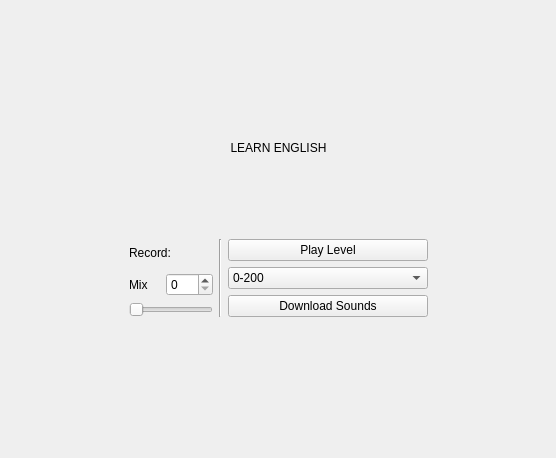
<?xml version="1.0" encoding="UTF-8"?>
<ui version="4.0">
 <class>Form</class>
 <widget class="QWidget" name="Form">
  <property name="enabled">
   <bool>true</bool>
  </property>
  <property name="geometry">
   <rect>
    <x>0</x>
    <y>0</y>
    <width>556</width>
    <height>458</height>
   </rect>
  </property>
  <property name="windowTitle">
   <string>Learn English</string>
  </property>
  <property name="autoFillBackground">
   <bool>false</bool>
  </property>
  <property name="styleSheet">
   <string notr="true"/>
  </property>
  <layout class="QGridLayout" name="gridLayout_3">
   <item row="1" column="0">
    <spacer name="horizontalSpacer_2">
     <property name="orientation">
      <enum>Qt::Horizontal</enum>
     </property>
     <property name="sizeHint" stdset="0">
      <size>
       <width>40</width>
       <height>20</height>
      </size>
     </property>
    </spacer>
   </item>
   <item row="1" column="4">
    <spacer name="horizontalSpacer">
     <property name="orientation">
      <enum>Qt::Horizontal</enum>
     </property>
     <property name="sizeHint" stdset="0">
      <size>
       <width>40</width>
       <height>20</height>
      </size>
     </property>
    </spacer>
   </item>
   <item row="4" column="1">
    <spacer name="verticalSpacer_2">
     <property name="orientation">
      <enum>Qt::Vertical</enum>
     </property>
     <property name="sizeHint" stdset="0">
      <size>
       <width>20</width>
       <height>40</height>
      </size>
     </property>
    </spacer>
   </item>
   <item row="1" column="1">
    <widget class="QStackedWidget" name="stackedWidget">
     <property name="currentIndex">
      <number>0</number>
     </property>
     <widget class="QWidget" name="menu">
      <layout class="QGridLayout" name="gridLayout">
       <item row="1" column="0">
        <spacer name="verticalSpacer">
         <property name="orientation">
          <enum>Qt::Vertical</enum>
         </property>
         <property name="sizeHint" stdset="0">
          <size>
           <width>20</width>
           <height>40</height>
          </size>
         </property>
        </spacer>
       </item>
       <item row="0" column="0" colspan="3">
        <widget class="QLabel" name="label">
         <property name="styleSheet">
          <string notr="true">font: 30pt &quot;Impact&quot;;
</string>
         </property>
         <property name="text">
          <string>LEARN ENGLISH</string>
         </property>
         <property name="alignment">
          <set>Qt::AlignCenter</set>
         </property>
        </widget>
       </item>
       <item row="2" column="0">
        <layout class="QVBoxLayout" name="verticalLayout">
         <item>
          <widget class="QLabel" name="label_4">
           <property name="text">
            <string>Record:</string>
           </property>
          </widget>
         </item>
         <item>
          <layout class="QHBoxLayout" name="horizontalLayout">
           <item>
            <widget class="QLabel" name="label_3">
             <property name="text">
              <string>Mix</string>
             </property>
            </widget>
           </item>
           <item>
            <widget class="QSpinBox" name="spinBox">
             <property name="maximum">
              <number>200</number>
             </property>
            </widget>
           </item>
          </layout>
         </item>
         <item>
          <widget class="QSlider" name="horizontalSlider">
           <property name="maximum">
            <number>200</number>
           </property>
           <property name="orientation">
            <enum>Qt::Horizontal</enum>
           </property>
          </widget>
         </item>
        </layout>
       </item>
       <item row="2" column="2">
        <layout class="QVBoxLayout" name="verticalLayout_2">
         <item>
          <widget class="QPushButton" name="pushButton_2">
           <property name="sizePolicy">
            <sizepolicy hsizetype="Minimum" vsizetype="Fixed">
             <horstretch>0</horstretch>
             <verstretch>0</verstretch>
            </sizepolicy>
           </property>
           <property name="minimumSize">
            <size>
             <width>200</width>
             <height>0</height>
            </size>
           </property>
           <property name="text">
            <string>Play Level</string>
           </property>
          </widget>
         </item>
         <item>
          <widget class="QComboBox" name="comboBox">
           <property name="sizePolicy">
            <sizepolicy hsizetype="Preferred" vsizetype="Fixed">
             <horstretch>0</horstretch>
             <verstretch>0</verstretch>
            </sizepolicy>
           </property>
           <item>
            <property name="text">
             <string>0-200</string>
            </property>
           </item>
          </widget>
         </item>
         <item>
          <widget class="QPushButton" name="pushButton">
           <property name="text">
            <string>Download Sounds</string>
           </property>
          </widget>
         </item>
        </layout>
       </item>
       <item row="2" column="1">
        <widget class="Line" name="line">
         <property name="orientation">
          <enum>Qt::Vertical</enum>
         </property>
        </widget>
       </item>
      </layout>
     </widget>
     <widget class="QWidget" name="scene">
      <layout class="QGridLayout" name="gridLayout_2">
       <item row="2" column="0">
        <widget class="QLabel" name="soru">
         <property name="text">
          <string>TextLabel</string>
         </property>
         <property name="scaledContents">
          <bool>false</bool>
         </property>
         <property name="alignment">
          <set>Qt::AlignCenter</set>
         </property>
         <property name="wordWrap">
          <bool>true</bool>
         </property>
        </widget>
       </item>
       <item row="1" column="0">
        <spacer name="verticalSpacer_4">
         <property name="orientation">
          <enum>Qt::Vertical</enum>
         </property>
         <property name="sizeHint" stdset="0">
          <size>
           <width>20</width>
           <height>40</height>
          </size>
         </property>
        </spacer>
       </item>
       <item row="5" column="0">
        <layout class="QHBoxLayout" name="horizontalLayout_2">
         <item>
          <layout class="QVBoxLayout" name="verticalLayout_3">
           <item>
            <widget class="QPushButton" name="pushButton_5">
             <property name="text">
              <string>sound</string>
             </property>
            </widget>
           </item>
           <item>
            <widget class="QCheckBox" name="checkBox">
             <property name="text">
              <string>auto</string>
             </property>
            </widget>
           </item>
          </layout>
         </item>
         <item>
          <widget class="QLineEdit" name="lineEdit"/>
         </item>
         <item>
          <widget class="QPushButton" name="pushButton_4">
           <property name="text">
            <string>michrophone</string>
           </property>
          </widget>
         </item>
        </layout>
       </item>
       <item row="0" column="0">
        <layout class="QHBoxLayout" name="horizontalLayout_3">
         <item>
          <widget class="QPushButton" name="pushButton_3">
           <property name="text">
            <string>menu</string>
           </property>
          </widget>
         </item>
         <item>
          <widget class="QPushButton" name="pushButton_6">
           <property name="text">
            <string>answer</string>
           </property>
          </widget>
         </item>
         <item>
          <spacer name="horizontalSpacer_3">
           <property name="orientation">
            <enum>Qt::Horizontal</enum>
           </property>
           <property name="sizeHint" stdset="0">
            <size>
             <width>40</width>
             <height>20</height>
            </size>
           </property>
          </spacer>
         </item>
         <item>
          <widget class="QLabel" name="label_2">
           <property name="text">
            <string>00/00</string>
           </property>
           <property name="alignment">
            <set>Qt::AlignCenter</set>
           </property>
          </widget>
         </item>
        </layout>
       </item>
       <item row="3" column="0">
        <spacer name="verticalSpacer_5">
         <property name="orientation">
          <enum>Qt::Vertical</enum>
         </property>
         <property name="sizeHint" stdset="0">
          <size>
           <width>20</width>
           <height>40</height>
          </size>
         </property>
        </spacer>
       </item>
      </layout>
     </widget>
    </widget>
   </item>
   <item row="0" column="1">
    <spacer name="verticalSpacer_3">
     <property name="orientation">
      <enum>Qt::Vertical</enum>
     </property>
     <property name="sizeHint" stdset="0">
      <size>
       <width>20</width>
       <height>40</height>
      </size>
     </property>
    </spacer>
   </item>
  </layout>
 </widget>
 <resources/>
 <connections>
  <connection>
   <sender>horizontalSlider</sender>
   <signal>valueChanged(int)</signal>
   <receiver>spinBox</receiver>
   <slot>setValue(int)</slot>
   <hints>
    <hint type="sourcelabel">
     <x>187</x>
     <y>312</y>
    </hint>
    <hint type="destinationlabel">
     <x>192</x>
     <y>285</y>
    </hint>
   </hints>
  </connection>
  <connection>
   <sender>spinBox</sender>
   <signal>valueChanged(int)</signal>
   <receiver>horizontalSlider</receiver>
   <slot>setValue(int)</slot>
   <hints>
    <hint type="sourcelabel">
     <x>205</x>
     <y>285</y>
    </hint>
    <hint type="destinationlabel">
     <x>207</x>
     <y>315</y>
    </hint>
   </hints>
  </connection>
 </connections>
</ui>
